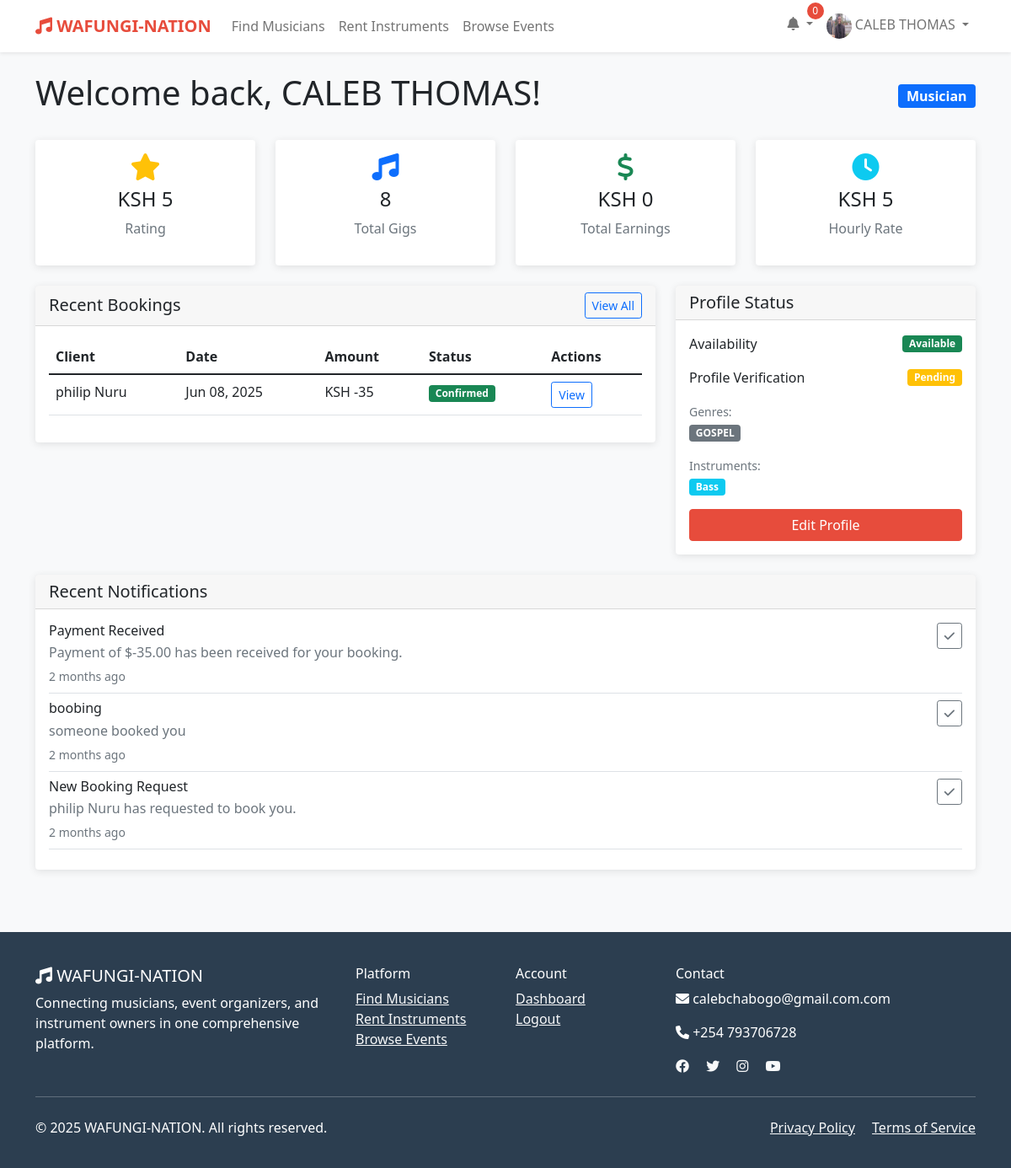
/dashboard/ (signed in), run on an earlier commit of the app's database.
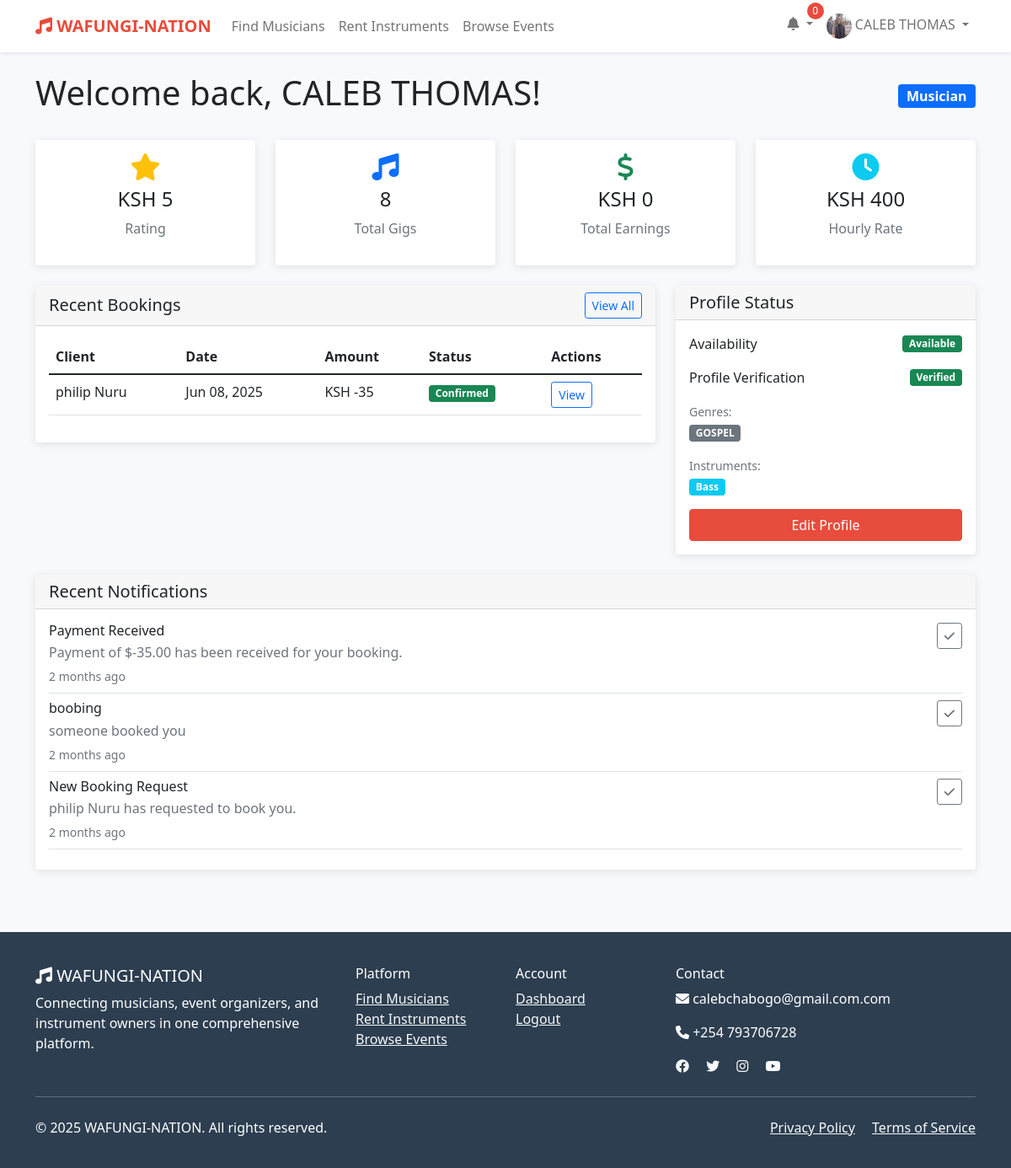
And on a later commit of the database.
### wafungi/models.py (models this page shows, shortened)
class MusicianProfile(models.Model):
    user = models.OneToOneField(User, on_delete=models.CASCADE)
    stage_name = models.CharField(max_length=100, blank=True)
    genres = models.ManyToManyField(Genre)
    instruments = models.ManyToManyField(Instrument)
    experience_years = models.PositiveIntegerField(default=0)
    hourly_rate = models.DecimalField(max_digits=10, decimal_places=2, default=0)
    availability_status = models.BooleanField(default=True)
    portfolio_url = models.URLField(blank=True)
    sample_audio = models.FileField(upload_to='audio_samples/', blank=True, null=True)
    rating = models.DecimalField(max_digits=3, decimal_places=2, default=0.0)
    total_gigs = models.PositiveIntegerField(default=0)

### wafungi/views.py (the view, shortened to what this page needs)
# urls.py: path('dashboard/', views.dashboard, name='dashboard'),
@login_required
def dashboard(request):
    context = {}
    if request.user.user_type == 'musician':
        try:
            profile = request.user.musicianprofile
            context.update({
                'profile': profile,
                'recent_bookings': Booking.objects.filter(
                    musician=request.user
                ).order_by('-created_at')[:5],
                'total_earnings': Booking.objects.filter(
                    musician=request.user,
                    status='completed',
                    payment_status=True
                ).aggregate(total=Sum('total_amount'))['total'] or 0,
            })
        except MusicianProfile.DoesNotExist:
            return redirect('profile_setup')
    context.update({
        'notifications': Notification.objects.filter(
            user=request.user,
            is_read=False
        ).order_by('-created_at')[:5],
    })
    return render(request, 'wafungi/dashboard.html', context)

### wafungi/templatetags/wafungi_filters.py (called while the page is built)
@register.filter
def ksh_currency(value):
    try:
        return f"KSH {float(value):,.0f}"
    except (ValueError, TypeError):
        return "KSH 0"

### templates/wafungi/dashboard.html (shortened to what the changed rows need)
{% extends 'base.html' %}
{% load wafungi_filters %}
{% block content %}
<div class="container py-4">
    <div class="row">
        <div class="col-12">
            <div class="d-flex justify-content-between align-items-center mb-4">
                <h1>Welcome back, {{ user.get_full_name|default:user.username }}!</h1>
            </div>
        </div>
    </div>
    {% if user.user_type == 'musician' %}
    <div class="row g-4">
        <div class="col-md-3">
            <div class="card text-center">
                <div class="card-body">
                    <i class="fas fa-star fa-2x text-warning mb-2"></i>
                    <h4>{{ profile.rating|floatformat:1|ksh_currency }}</h4>
                    <p class="text-muted">Rating</p>
                </div>
            </div>
        </div>
        <div class="col-md-3">
            <div class="card text-center">
                <div class="card-body">
                    <i class="fas fa-music fa-2x text-primary mb-2"></i>
                    <h4>{{ profile.total_gigs }}</h4>
                    <p class="text-muted">Total Gigs</p>
                </div>
            </div>
        </div>
        <div class="col-md-3">
            <div class="card text-center">
                <div class="card-body">
                    <i class="fas fa-dollar-sign fa-2x text-success mb-2"></i>
                    <h4>{{ total_earnings|ksh_currency }}</h4>
                    <p class="text-muted">Total Earnings</p>
                </div>
            </div>
        </div>
        <div class="col-md-3">
            <div class="card text-center">
                <div class="card-body">
                    <i class="fas fa-clock fa-2x text-info mb-2"></i>
                    <h4>{{ profile.hourly_rate|ksh_currency }}</h4>
                    <p class="text-muted">Hourly Rate</p>
                </div>
            </div>
        </div>
        <div class="col-md-8">
            <div class="card">
                <div class="card-header d-flex justify-content-between align-items-center">
                    <h5 class="mb-0">Recent Bookings</h5>
                    <a href="#" class="btn btn-sm btn-outline-primary">View All</a>
                </div>
                <div class="card-body">
                    {% if recent_bookings %}
                        <div class="table-responsive">
                            <table class="table table-hover">
                                <thead>
                                    <tr>
                                        <th>Client</th>
                                        <th>Date</th>
                                        <th>Amount</th>
                                        <th>Status</th>
                                        <th>Actions</th>
                                    </tr>
                                </thead>
                                <tbody>
                                    {% for booking in recent_bookings %}
                                    <tr>
                                        <td>{{ booking.client.get_full_name|default:booking.client.username }}</td>
                                        <td>{{ booking.start_date|date:"M d, Y" }}</td>
                                        <td>{{ booking.total_amount|ksh_currency }}</td>
                                        <td>
                                            <span class="badge bg-{% if booking.status == 'confirmed' %}success{% elif booking.status == 'pending' %}warning{% elif booking.status == 'completed' %}primary{% else %}secondary{% endif %}">
                                                {{ booking.get_status_display }}
                                            </span>
                                        </td>
                                        <td>
                                            <a href="{% url 'booking_detail' booking.id %}" class="btn btn-sm btn-outline-primary">View</a>
                                        </td>
                                    </tr>
                                    {% endfor %}
                                </tbody>
                            </table>
                        </div>
                    {% else %}
                        <p class="text-muted text-center py-4">No bookings yet. Your profile is live and ready for bookings!</p>
                    {% endif %}
                </div>
            </div>
        </div>
        <div class="col-md-4">
            <div class="card">
                <div class="card-header">
                    <h5 class="mb-0">Profile Status</h5>
                </div>
                <div class="card-body">
                    <div class="mb-3">
                        <div class="d-flex justify-content-between align-items-center">
                            <span>Availability</span>
                            <span class="badge bg-{% if profile.availability_status %}success{% else %}danger{% endif %}">
                                {% if profile.availability_status %}Available{% else %}Unavailable{% endif %}
                            </span>
                        </div>
                    </div>
                    <div class="mb-3">
                        <div class="d-flex justify-content-between align-items-center">
                            <span>Profile Verification</span>
                            <span class="badge bg-{% if user.is_verified %}success{% else %}warning{% endif %}">
                                {% if user.is_verified %}Verified{% else %}Pending{% endif %}
                            </span>
                        </div>
                    </div>
                    <div class="mb-3">
                        <small class="text-muted">Genres:</small><br>
                        {% for genre in profile.genres.all %}
                            <span class="badge bg-secondary me-1">{{ genre.name }}</span>
                        {% endfor %}
                    </div>
                    <div class="mb-3">
                        <small class="text-muted">Instruments:</small><br>
                        {% for instrument in profile.instruments.all %}
                            <span class="badge bg-info me-1">{{ instrument.name }}</span>
                        {% endfor %}
                    </div>
                    <a href="{% url 'profile_setup' %}" class="btn btn-primary w-100">Edit Profile</a>
                </div>
            </div>
        </div>
    </div>
    {% endif %}
</div>
{% endblock %}

What changed in the data, as far as the page shows it:
changed User "CALEB THOMAS": is_verified False → True (drawn)
changed MusicianProfile "KSH 5": hourly_rate|ksh_currency "KSH 5" → "KSH 400"
Also different on the page:
text no longer shown: "Pending"
text now shown: "Verified"
